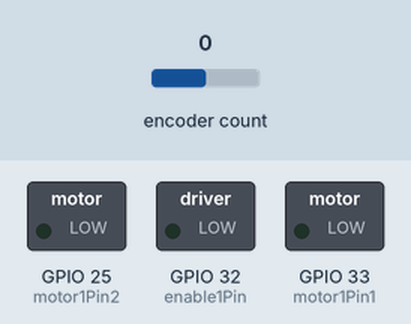
Simulated run of this sketch. Board: ESP32. Parts: switched loads named in the sketch (green lamp = pin HIGH). Inputs (shaded band) come from the test bench; at power-on: encoder count 0. What the sketch prints to the serial monitor is not drawn.

Above: at 0.01 s.
At 1.2 s:
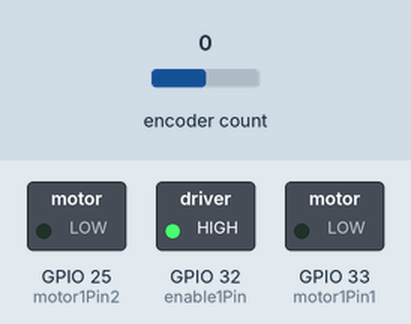
1.3 s: encoder count set to 1
3.2 s: encoder count set to 2
Timing chart, 0 to 6.2 s (numbered marks = the images above; inputs shaded):
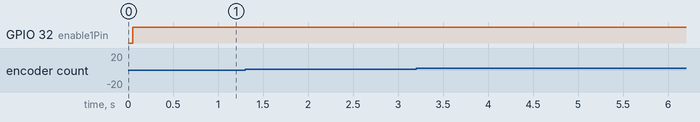

Measured:
- after the input at 1.3 s, every drawn part: stays the same
- after the input at 3.2 s, every drawn part: stays the same

The sketch:

MotorCtrlRBF.ino
```cpp
#include <ESP32Encoder.h>

#define CLK 34  // CLK ENCODER
#define DT 35   // DT ENCODER

ESP32Encoder encoder;


unsigned long previousMillis = 0;
const long interval = 50;

int motor1Pin1 = 33;
int motor1Pin2 = 25;
int enable1Pin = 32;

int dutyCycle = 0;


const int freq = 30000;
const int pwmChannel = 0;
const int resolution = 8;

double Input, Output, Setpoint;
unsigned long currentTime, previousTime;
double elapsedTime;
double error, lastError, cumError, rateError;
double Kp = 10, Ki = 0, Kd = 0;


typedef union {
  float number;
  uint8_t bytes[4];
} FLOATUNION_t;


FLOATUNION_t myValue;

long newPosition;


void setup() {
  Serial.begin(115200);

  encoder.attachHalfQuad(DT, CLK);
  encoder.setCount(0);

  pinMode(motor1Pin1, OUTPUT);
  pinMode(motor1Pin2, OUTPUT);
  pinMode(enable1Pin, OUTPUT);
  ledcSetup(pwmChannel, freq, resolution);
  ledcAttachPin(enable1Pin, pwmChannel);


  //Serial.println("Hola Mundo!");
}

void loop() {


  newPosition = encoder.getCount() / 2;

  unsigned long currentMillis = millis();

  if (currentMillis - previousMillis >= interval) {
    previousMillis = currentMillis;
    //myValue.number = sin(((float)millis() / 1000));  // Give your float a value
    myValue.number = newPosition;
    Setpoint = getFloat() * 30;
    // Print header: Important to avoid sync errors!
    Serial.write('A');

    // Print float data
    for (int i = 0; i < 4; i++) {
      Serial.write(myValue.bytes[i]);
    }
    // Print terminator
    Serial.print('\n');
  }

  Input = newPosition;
  Output = sat(PID(), -255, 255);
  dutyCycle = abs(Output);
  ledcWrite(pwmChannel, dutyCycle);
}

float getFloat() {
  int cont = 0;
  FLOATUNION_t f;
  while (cont < 4) {
    f.bytes[cont] = Serial.read();
    cont = cont + 1;
  }
  return f.number;
}

double PID() {
  currentTime = millis();                              // obtener el tiempo actual
  elapsedTime = (double)(currentTime - previousTime);  // calcular el tiempo transcurrido

  error = Setpoint - Input;                       // determinar el error entre la consigna y la medición
  cumError += error * elapsedTime;                // calcular la integral del error
  rateError = (error - lastError) / elapsedTime;  // calcular la derivada del error

  double output = Kp * error;  //+ Ki * cumError + Kd * rateError;

  lastError = error;           // almacenar error anterior
  previousTime = currentTime;  // almacenar el tiempo anterior

  if (output < 0) {
    digitalWrite(motor1Pin1, LOW);
    digitalWrite(motor1Pin2, HIGH);
  }
  if (output == 0) {
    //digitalWrite(motor1Pin1, LOW);
    //digitalWrite(motor1Pin2, LOW);
  }
  if (output > 0) {
    digitalWrite(motor1Pin1, HIGH);
    digitalWrite(motor1Pin2, LOW);
  }

  return output;
}

double sat(double x, int ymin, int ymax) {
  double yout;
  if (x > ymax) yout = ymax;
  else if (x < ymin) yout = ymin;
  else yout = x;
  return yout;
}
```
